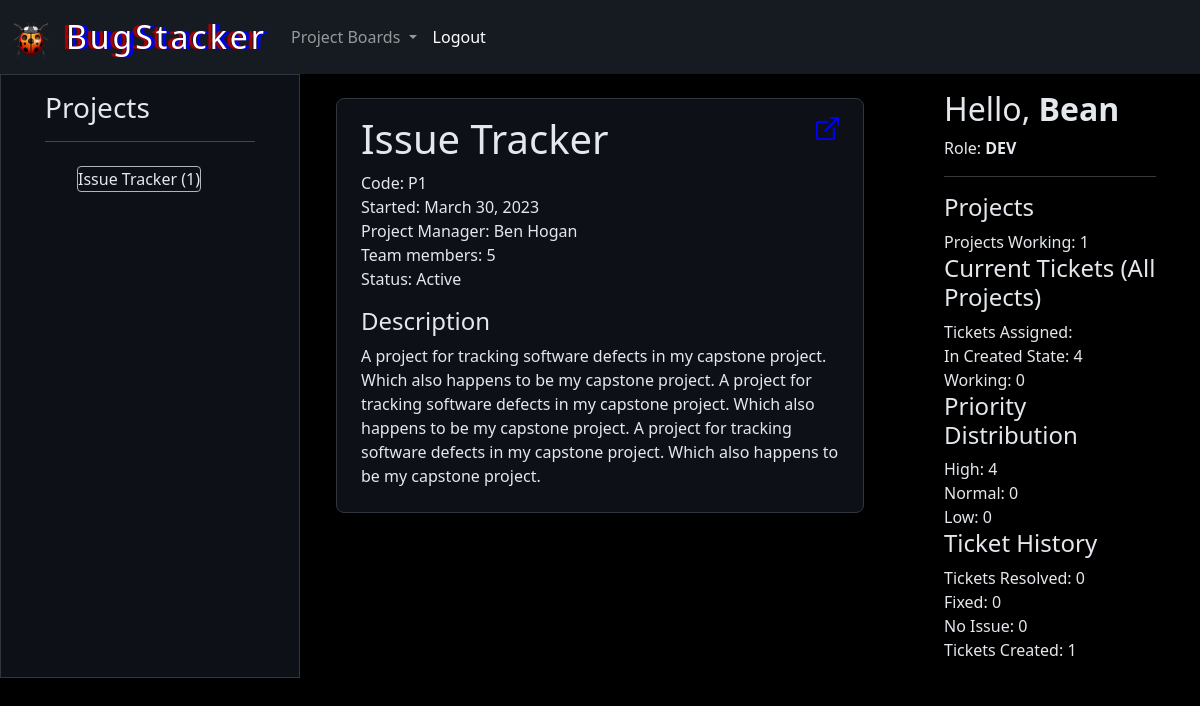
Screenshot of / (signed in) with the database file from the repository.
### BUGSTACKER/models.py (models this page shows, shortened)
class Project(models.Model):
    class Status(models.TextChoices):
        ACTIVE = "A"
        INACTIVE = "I"
    code = models.PositiveSmallIntegerField(verbose_name="project code")
    name = models.CharField(max_length=60, verbose_name="project name")
    created = models.DateField(auto_now_add=True)
    completed = models.BooleanField(default=False, verbose_name="project complete?")
    pm = models.ForeignKey('User', null=True, on_delete=models.SET_NULL, related_name='projects_managed')
    team_members = models.ManyToManyField(User, blank=True, related_name='projects_working', verbose_name="Select Team Members")
    description = models.TextField(max_length=500, default="", verbose_name="project description")
    status = models.CharField(
            choices=Status.choices,
            default=Status.ACTIVE,
            max_length=2,
        )
    objects = ProjectQuerySet.as_manager()

class User(AbstractUser):
    class Role(models.TextChoices):
        PROJECT_MANAGER = 'PM'
        DEVELOPER = 'DEV'
    role = models.CharField(
        choices=Role.choices,
        default=Role.DEVELOPER,
        max_length=3,
    )
    def get_all_projects(self):
        return self.projects_managed.all() if self.projects_managed.all() else self.projects_working.all()
    def full_name(self):
        return f"{self.first_name} {self.last_name}"

### BUGSTACKER/views.py (the view, shortened to what this page needs)
# urls.py: path("", views.index, name="index"),
@login_required
def index(request):
    if request.method == "GET":
        project_list = request.user.get_all_projects()
        if request.user.role == "PM":
            project_form = NewProjectForm()
            project_form.fields.get('team_members').queryset = User.objects.filter(role="DEV")
        else:
            project_form = None
        return render(request, 'BUGSTACKER/index.html', {
            "project_list": project_list,
            "project_form": project_form,
        })

### BUGSTACKER/models.py (called while the page is built)
    def not_started(self):
        return self.filter(status="C")

    def in_progress(self):
        return self.filter(status="IP")

    def high_priority(self):
        return self.filter(priority=3)

    def normal_priority(self):
        return self.filter(priority=2)

    def low_priority(self):
        return self.filter(priority=1)

    def resolved(self):
        return self.filter(status="D")

    def fixed(self):
        return self.filter(status="D").filter(resolution="F")

    def no_issue(self):
        return self.filter(status="D").filter(resolution="NI")

### BUGSTACKER/templatetags/extra_filters.py (called while the page is built)
@register.filter(name="project_hrc")
def project_hrc(project_code):
    return f"P{project_code}"

### BUGSTACKER/templates/bugstacker/index.html (shortened to what this page needs)
{% extends "BUGSTACKER/layout.html" %}
{% load extra_filters %}
{% block left %}
    {% include "BUGSTACKER/index-left-well.html" with user=user %}
{% endblock %}
{% block body %}
    <div class="center-well col-lg-6">
        <div data-bs-spy="scroll" data-bs-target="#project-list" data-bs-smooth-scroll="true" class="scrollspy" tabindex="0">
            {% for project in project_list %}
                <div class="center bubble pt-3 m-4 pb-2 px-4 rounded-3 position-relative">
                    <h1 id="project-list-item-{{ project.code }}">{{ project.name }}</h1>
                    <div>Code: {{ project.code|project_hrc }}</div>
                    <div>Started: {{ project.created }}</div>
                    <div>Project Manager: {{ project.pm.full_name }}</div>
                    <div>Team members: {{ project.team_members.count }}</div>
                    <div>Status: {{ project.get_status_display }}</div>
                    <h4 class="mt-3">Description</h3>
                    <p>{{ project.description }}</p>
                    <a href="{% url 'project_board' project.code %}" class="position-absolute top-0 end-0 me-4 mt-3">
                    </a>
                </div>
            {% endfor %}
        </div>
    </div>
{% endblock %}
{% block right %}
    {% include "BUGSTACKER/index-right-well.html" with user=user %}
{% endblock %}

### BUGSTACKER/templates/bugstacker/index-left-well.html
<div class="left-well col-lg-3 d-none d-lg-grid">
    <div class="pt-2 m-2 pb-2 px-4">
        <h3 class="d-flex">Projects</h3>
        <hr>
        <div class="d-flex align-items-stretch">
            <ol class="project-list">
                {% for project in user.get_all_projects %}
                    {% if project.status == "A" %}
                    <a class="mt-2 rounded-1 background-theme text-theme border border-dark-subtle list-group-item list-group-item-action" href="#project-list-item-{{ project.code }}">
                        {{ project.name }} ({{ project.code }})
                    </a>
                    {% endif %}
                {% empty %}
                    <span class="fs-6">No projects</span>
                {% endfor %}
            </ol>
        </div>
    </div>
</div>

### BUGSTACKER/templates/bugstacker/index-right-well.html
<div class="right-well col-lg-3 d-none d-lg-grid">
    <div class="pt-2 m-2 pb-2 px-4">
        <h2>Hello, <strong>{{ user.first_name }}</strong></h2>
        <div>Role: <strong>{{ user.role }}</strong></div>
        <hr>
        {% if user.role == user.Role.PROJECT_MANAGER %}
            {% include "BUGSTACKER/right-well-pm.html" with user=user %}
        {% elif user.role == user.Role.DEVELOPER %}
            {% include "BUGSTACKER/right-well-dev.html" with user=user %}
        {% endif %}
    </div>
</div>

### BUGSTACKER/templates/bugstacker/right-well-dev.html
<h4>Projects</h4>
<div>Projects Working: {{ user.projects_working.count }}</div>
<h4>Current Tickets (All Projects)</h4>
<div>Tickets Assigned: {{ user.tickets_assigned.all.not_done.count }}</div>
<div>In Created State: {{ user.tickets_assigned.all.not_started.count }}</div>
<div>Working: {{ user.tickets_assigned.all.in_progress.count }}</div>
<h4>Priority Distribution</h4>
<div>High: {{ user.tickets_assigned.all.high_priority.count }}</div>
<div>Normal: {{ user.tickets_assigned.all.normal_priority.count }}</div>
<div>Low: {{ user.tickets_assigned.all.low_priority.count }}</div>
<h4>Ticket History</h4>
<div>Tickets Resolved: {{ user.tickets_assigned.all.resolved.count }}</div>
<div>Fixed: {{ user.tickets_assigned.all.fixed.count }}</div>
<div>No Issue: {{ user.tickets_assigned.all.no_issue.count }}</div>
<div>Tickets Created: {{ user.tickets_created.count }}</div>

### rows the page displays
Project: name "Issue Tracker", code "1", code|project_hrc "P1", created "March 30, 2023", pm.full_name "Ben Hogan", team_members.count "5", status "Active", description "A project for tracking software defects in my capstone project. Which also happens to be my capstone project. A project for tracking software defects in my capstone project. Which also happens to be my capstone project. A project for tracking software defects in my capstone project. Which also happens to be my capstone project."
User: first_name "Bean", role "DEV", projects_working.count "1", tickets_assigned.all.not_started.count "4", tickets_assigned.all.in_progress.count "0", tickets_assigned.all.high_priority.count "4", tickets_assigned.all.normal_priority.count "0", tickets_assigned.all.low_priority.count "0", tickets_assigned.all.resolved.count "0", tickets_assigned.all.fixed.count "0", tickets_assigned.all.no_issue.count "0", tickets_created.count "1"
